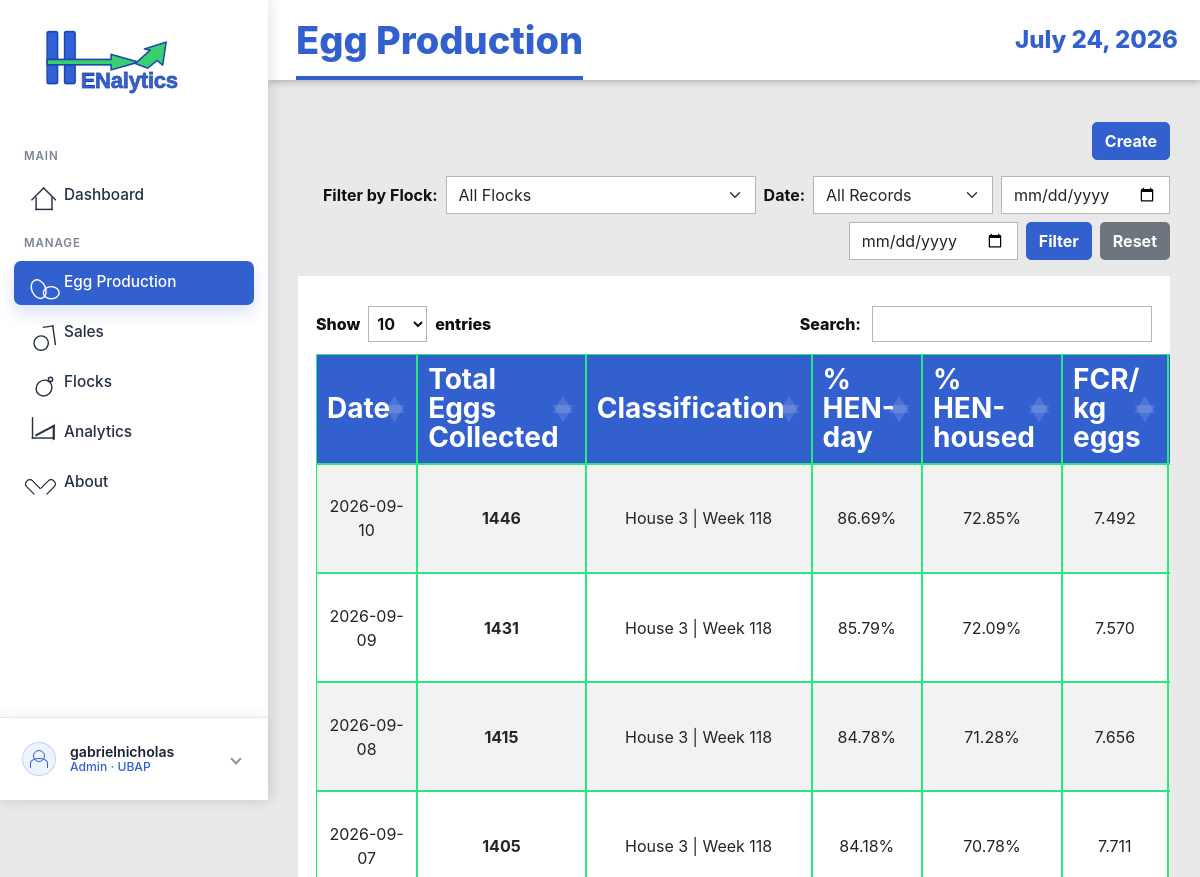
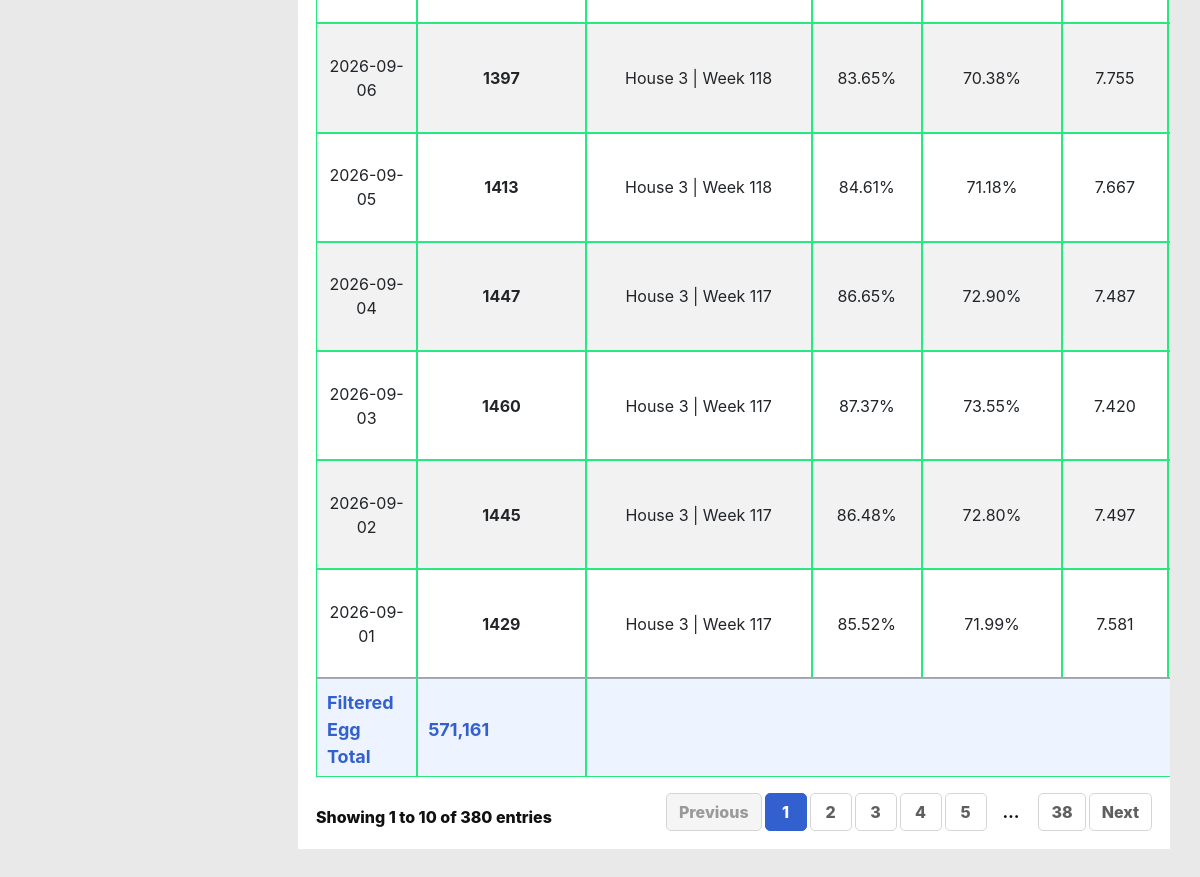
Page /production-logs/ (signed in) on the committed database (2 pictures, top to bottom).
### EggProduction/models.py (models this page shows, shortened)
class ProductionLog(models.Model):
    flock = models.ForeignKey(Flock, on_delete=models.CASCADE, related_name='production_logs')
    log_date = models.DateField()
    age_weeks = models.IntegerField(validators=[MinValueValidator(0)])
    age_days = models.IntegerField(validators=[MinValueValidator(0)])
    hen_count = models.IntegerField(validators=[MinValueValidator(0)])
    dead_count = models.IntegerField(validators=[MinValueValidator(0)], default=0)
    culled_count = models.IntegerField(validators=[MinValueValidator(0)], default=0)
    feed_bags = models.IntegerField(validators=[MinValueValidator(0)], default=0)
    eggs_total = models.IntegerField(validators=[MinValueValidator(0)])
    pct_hen_day = models.DecimalField(max_digits=5, decimal_places=2, validators=[MinValueValidator(0), MaxValueValidator(100)])
    pct_hen_housed = models.DecimalField(max_digits=5, decimal_places=2, validators=[MinValueValidator(0), MaxValueValidator(100)])
    fcr = models.DecimalField(max_digits=8, decimal_places=3, null=True, blank=True, help_text="Feed Conversion Ratio")
    remarks = models.TextField(blank=True, null=True)
    entered_by = models.ForeignKey(User, on_delete=models.SET_NULL, null=True, related_name='production_logs')
    created_at = models.DateTimeField(auto_now_add=True)
    updated_at = models.DateTimeField(auto_now=True)
    class Meta:
        ordering = ['-log_date']
        unique_together = ('flock', 'log_date')

class Flock(models.Model):
    STATUS_CHOICES = (
        ('active', 'Active'),
        ('inactive', 'Inactive'),
        ('culled', 'Culled'),
    )
    house_no = models.IntegerField()
    breed_strain = models.CharField(max_length=100)
    date_started = models.DateField()
    initial_hen_count = models.IntegerField(validators=[MinValueValidator(1)])
    status = models.CharField(max_length=20, choices=STATUS_CHOICES, default='active')
    notes = models.TextField(blank=True, null=True)
    created_at = models.DateTimeField(auto_now_add=True)
    updated_at = models.DateTimeField(auto_now=True)
    class Meta:
        ordering = ['-date_started']
        unique_together = ['house_no', 'date_started']

### EggProduction/views.py (the view)
# urls.py: path('production-logs/', views.ProductionLogListView.as_view(), name='production-log-list'),
class ProductionLogListView(StaffAccessMixin, ListView):
    model = ProductionLog
    template_name = 'egg_production/production_log_list.html'
    context_object_name = 'production_logs'
    ordering = ['-log_date']
    def get_queryset(self):
        qs = super().get_queryset().select_related('flock', 'entered_by')
        flock_id = self.request.GET.get('flock_id')
        if flock_id:
            qs = qs.filter(flock_id=flock_id)
        period = self.request.GET.get('period', 'all')
        today = timezone.now().date()
        date_from = self.request.GET.get('date_from')
        date_to = self.request.GET.get('date_to')
        if period == 'today':
            qs = qs.filter(log_date=today)
        elif period == 'month':
            qs = qs.filter(log_date__gte=today.replace(day=1), log_date__lte=today)
        elif period == 'six_months':
            qs = qs.filter(log_date__gte=today - timedelta(days=183), log_date__lte=today)
        elif period == 'year':
            qs = qs.filter(log_date__gte=today.replace(month=1, day=1), log_date__lte=today)
        elif period == 'custom':
            if date_from:
                qs = qs.filter(log_date__gte=date_from)
            if date_to:
                qs = qs.filter(log_date__lte=date_to)
        return qs
    def get_context_data(self, **kwargs):
        context = super().get_context_data(**kwargs)
        context['flocks'] = Flock.objects.order_by('house_no', '-date_started')
        context['selected_flock_id'] = self.request.GET.get('flock_id', '')
        context['selected_period'] = self.request.GET.get('period', 'all')
        context['selected_date_from'] = self.request.GET.get('date_from', '')
        context['selected_date_to'] = self.request.GET.get('date_to', '')
        return context

### EggProduction/views.py (called while the page is built)
    def test_func(self):
        user = self.request.user
        try:
            profile = UserProfile.objects.get(user=user)
            return profile.role in ['staff', 'admin', 'manager']
        except UserProfile.DoesNotExist:
            return user.is_staff or user.is_superuser

### EggProduction/templates/egg_production/production_log_list.html (shortened to what this page needs)
{% extends 'base.html' %}
{% block page_title %}Egg Production{% endblock %}
{% block content %}
<div class="page-actions">
    {% if perms.eggproduction.add_productionlog or user.is_staff %}
    <a href="{% url 'eggproduction:production-log-create' %}" class="btn btn-primary">Create</a>
    {% endif %}
</div>
<form method="get" class="filter-row production-filter" data-swal-filter
    data-swal-title="Filtering production records"
    data-swal-text="The table and filtered egg total will update using your selected filters.">
    <label for="flock_id">Filter by Flock:</label>
    <select name="flock_id" id="flock_id" class="form-select">
        <option value="">All Flocks</option>
    </select>
    <label for="period">Date:</label>
    <select name="period" id="period" class="form-select">
        <option value="all" {% if selected_period == 'all' %}selected{% endif %}>All Records</option>
    </select>
    <input type="date" name="date_from" class="form-control" value="{{ selected_date_from }}">
    <input type="date" name="date_to" class="form-control" value="{{ selected_date_to }}">
    <button type="submit" class="btn btn-info">Filter</button>
    <a href="{% url 'eggproduction:production-log-list' %}" class="btn btn-secondary">Reset</a>
</form>
<div class="table-responsive">
    <table class="table table-striped table-hover prototype-table js-data-table"
        data-export-title="Egg Production"
        data-export-enabled="{% if user.is_superuser or user.userprofile.role == 'admin' %}true{% else %}false{% endif %}"
        data-total-column="1"
        data-total-label="Filtered Egg Total">
        <thead class="table-dark">
            <tr>
                <th>Date</th>
                <th>Total<br>Eggs Collected</th>
                <th>Classification</th>
                <th>% HEN-day</th>
                <th>% HEN-housed</th>
                <th>FCR/<br>kg eggs</th>
                <th class="no-export">Actions</th>
            </tr>
        </thead>
        <tbody>
            {% for log in production_logs %}
            <tr>
                <td>{{ log.log_date|date:"Y-m-d" }}</td>
                <td><strong>{{ log.eggs_total }}</strong></td>
                <td>House {{ log.flock.house_no }} | Week {{ log.age_weeks }}</td>
                <td>{{ log.pct_hen_day }}%</td>
                <td>{{ log.pct_hen_housed }}%</td>
                <td>{{ log.fcr|default:"N/A" }}</td>
                <td class="no-export">
                </td>
            </tr>
            {% endfor %}
        </tbody>
        <tfoot>
            <tr>
                <th>Filtered Egg Total</th>
                <th data-table-total>0</th>
                <th colspan="5"></th>
            </tr>
        </tfoot>
    </table>
</div>
{% endblock %}

### EggProduction/templates/base.html (shortened to what this page needs)
{% load static %}
<!DOCTYPE html>
<html lang="en">
<head>
    <link href="https://cdn.jsdelivr.net/npm/bootstrap@5.3.0/dist/css/bootstrap.min.css" rel="stylesheet">
    <link rel="stylesheet" href="https://cdn.datatables.net/1.13.8/css/jquery.dataTables.min.css">
    <link rel="stylesheet" href="https://cdn.datatables.net/buttons/2.4.2/css/buttons.dataTables.min.css">
    <link rel="stylesheet" href="{% static 'EggProduction/css/style.css' %}">
</head>
<body class="{% if request.user.is_authenticated %}app-body{% else %}auth-body{% endif %}">
    {% if request.user.is_authenticated %}
    <div class="app-shell">
        <aside class="app-sidebar">
            <a href="{% url 'eggproduction:dashboard' %}" class="brand-lockup">
                <img src="{% static 'EggProduction/img/logo.svg' %}" alt="Henalytics">
            </a>
            <nav class="side-nav" aria-label="Main navigation">
                <div class="nav-section-label">MAIN</div>
                <a href="{% url 'eggproduction:dashboard' %}"
                    class="side-link {% if request.resolver_match.url_name == 'dashboard' %}active{% endif %}">
                    <span class="side-icon icon-home"></span>
                    <span>Dashboard</span>
                </a>
                <div class="nav-section-label">MANAGE</div>
                <a href="{% url 'eggproduction:production-log-list' %}"
                    class="side-link {% if 'production-log' in request.resolver_match.url_name or 'grading-log' in request.resolver_match.url_name %}active{% endif %}">
                    <span class="side-icon icon-eggs"></span>
                    <span>Egg Production</span>
                </a>
                <a href="{% url 'eggproduction:sales-transaction-list' %}"
                    class="side-link {% if 'sales-transaction' in request.resolver_match.url_name or 'sales-item' in request.resolver_match.url_name %}active{% endif %}">
                    <span class="side-icon icon-sales"></span>
                    <span>Sales</span>
                </a>
                <a href="{% url 'eggproduction:flock-list' %}"
                    class="side-link {% if 'flock' in request.resolver_match.url_name %}active{% endif %}">
                    <span class="side-icon icon-flock"></span>
                    <span>Flocks</span>
                </a>
                <a href="{% url 'eggproduction:harvest-forecast-list' %}"
                    class="side-link {% if 'forecast' in request.resolver_match.url_name or 'model-version' in request.resolver_match.url_name %}active{% endif %}">
                    <span class="side-icon icon-chart"></span>
                    <span>Analytics</span>
                </a>
                <a href="{% url 'index' %}"
                    class="side-link {% if request.resolver_match.url_name == 'index' %}active{% endif %}">
                    <span class="side-icon icon-heart"></span>
                    <span>About</span>
                </a>
            </nav>
            <div class="sidebar-account dropdown">
                <button class="account-toggle" type="button" data-bs-toggle="dropdown" data-bs-auto-close="outside"
                    aria-expanded="false" aria-label="Open account menu">
                    <span class="account-avatar" aria-hidden="true"></span>
                    <span class="account-copy">
                        <span class="account-name">{{ request.user.get_full_name|default:request.user.username }}</span>
                        <span class="account-role">
                            {% if request.user.is_superuser %}
                            Admin
                            {% elif request.user.userprofile.display_role %}
                            {{ request.user.userprofile.display_role }}
                            {% else %}
                            Staff
                            {% endif %}
                            &middot; UBAP
                        </span>
                    </span>
                    <span class="account-chevron" aria-hidden="true"></span>
                </button>
            </div>
        </aside>
        <section class="app-panel">
            <header class="app-topbar">
                <h1>{% block page_title %}Dashboard{% endblock %}</h1>
                <time>{% now "F j, Y" %}</time>
            </header>
            <main class="app-content">
                {% else %}
                <main>
                    {% endif %}
                    {% block content %}{% endblock %}
                    {% if request.user.is_authenticated %}
                </main>
        </section>
    </div>
    {% else %}
    </main>
    {% endif %}
</body>
</html>

### rows in the picture
ProductionLog: log_date "2026-09-10", eggs_total "1446", flock.house_no "3", age_weeks "118", pct_hen_day "86.69", pct_hen_housed "72.85", fcr "7.492"
ProductionLog: log_date "2026-09-09", eggs_total "1431", flock.house_no "3", age_weeks "118", pct_hen_day "85.79", pct_hen_housed "72.09", fcr "7.570"
ProductionLog: log_date "2026-09-08", eggs_total "1415", flock.house_no "3", age_weeks "118", pct_hen_day "84.78", pct_hen_housed "71.28", fcr "7.656"
ProductionLog: log_date "2026-09-07", eggs_total "1405", flock.house_no "3", age_weeks "118", pct_hen_day "84.18", pct_hen_housed "70.78", fcr "7.711"
ProductionLog: log_date "2026-09-06", eggs_total "1397", flock.house_no "3", age_weeks "118", pct_hen_day "83.65", pct_hen_housed "70.38", fcr "7.755"
ProductionLog: log_date "2026-09-05", eggs_total "1413", flock.house_no "3", age_weeks "118", pct_hen_day "84.61", pct_hen_housed "71.18", fcr "7.667"
ProductionLog: log_date "2026-09-04", eggs_total "1447", flock.house_no "3", age_weeks "117", pct_hen_day "86.65", pct_hen_housed "72.90", fcr "7.487"
ProductionLog: log_date "2026-09-03", eggs_total "1460", flock.house_no "3", age_weeks "117", pct_hen_day "87.37", pct_hen_housed "73.55", fcr "7.420"
ProductionLog: log_date "2026-09-02", eggs_total "1445", flock.house_no "3", age_weeks "117", pct_hen_day "86.48", pct_hen_housed "72.80", fcr "7.497"
ProductionLog: log_date "2026-09-01", eggs_total "1429", flock.house_no "3", age_weeks "117", pct_hen_day "85.52", pct_hen_housed "71.99", fcr "7.581"

### other values in the picture
{{ request.user.get_full_name|default:request.user.username }} "gabrielnicholas"
